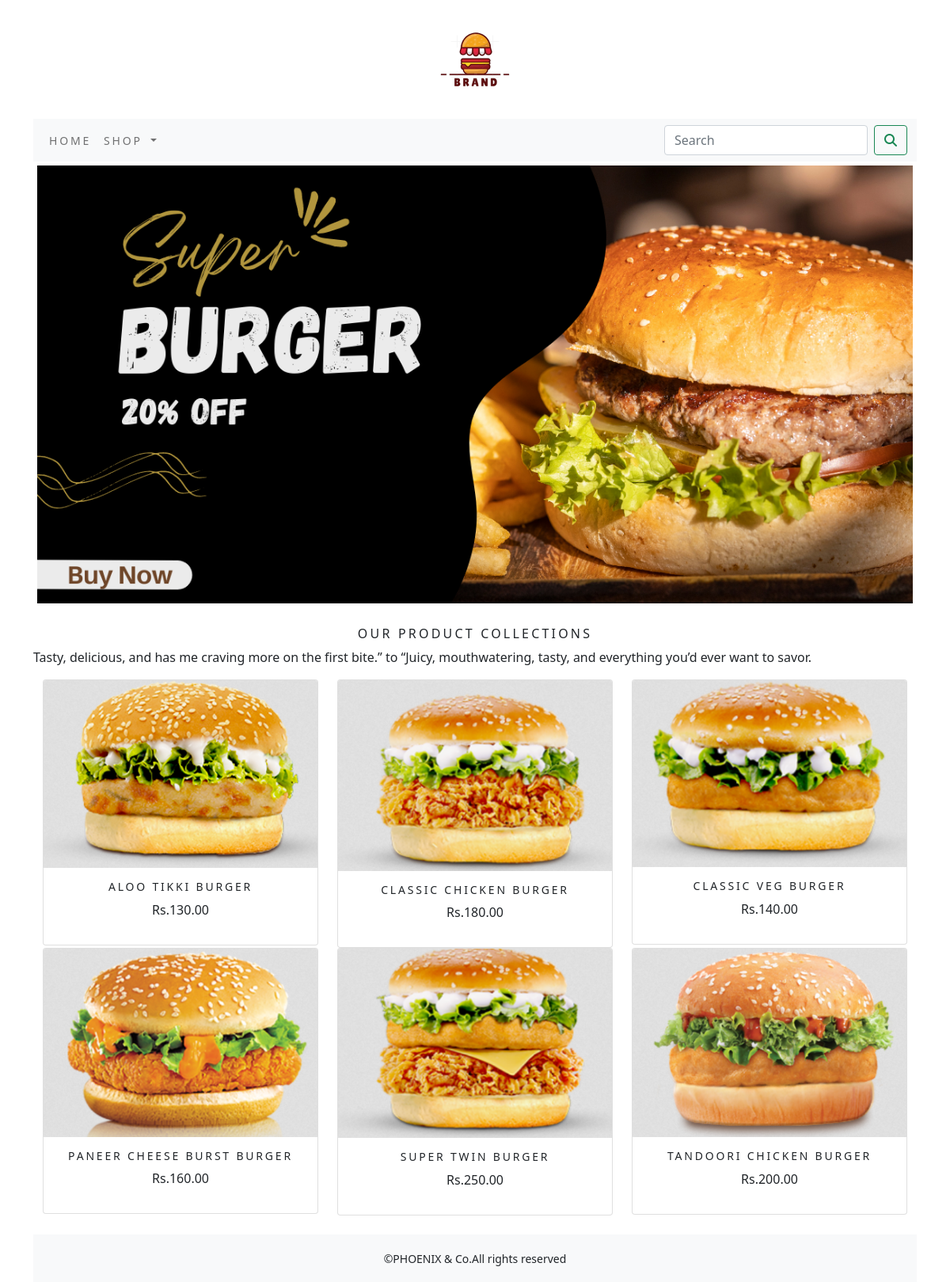
The app's page /shop/ with its own data.
### shop/models.py (models this page shows, shortened)
class Product(models.Model):
    name=models.CharField(max_length=250,unique=True)
    slug=models.SlugField(max_length=250,unique=True)
    description=models.TextField(blank=True)
    price=models.DecimalField(max_digits=10,decimal_places=2)
    category=models.ForeignKey(Category,on_delete=models.CASCADE)
    image=models.ImageField(upload_to='product',blank=True)
    stock=models.IntegerField()
    available=models.BooleanField(default=True)
    created=models.DateTimeField(auto_now_add=True)
    updated=models.DateTimeField(auto_now=True)
    class Meta:
        ordering=('name',)
        verbose_name='product'
        verbose_name_plural='products'
    def get_url(self):
        return reverse('shop:prodcatdetail',args=[self.category.slug,self.slug])

### shop/views.py (the view)
# urls.py: path('',views.allprodcat,name='allprodcat'),
def allprodcat(request,c_slug=None):
    c_page=None
    products_list=None
    if c_slug !=None:
        c_page=get_object_or_404(Category,slug=c_slug)
        products_list=Product.objects.all().filter(category=c_page,available=True)
    else:
        products_list = Product.objects.all().filter(available=True)
    paginator=Paginator(products_list,6)
    try:
        page=int(request.GET.get('page','1'))
    except:
        page=1
    try:
        products=paginator.page(page)
    except (EmptyPage,InvalidPage):
        products=paginator.page(paginator.num_pages)
    return render(request,'category.html',{'category':c_page,'products':products})

### cart/context_processors.py (called while the page is built)
def counter(request):
    item_count=0
    if 'admin' in request.path:
        return {}
    else:
        try:
            cart=Cart.objects.filter(cart_id=_cart_id(request))
            cart_items=CartItem.objects.all().filter(cart=cart[:1])
            for cart_item in cart_items:
                item_count += cart_item.quantity
        except Cart.DoesNotExist:
            item_count=0
    return dict(item_count=item_count)

### cart/views.py (called while the page is built)
def _cart_id(request):
    cart=request.session.session_key
    if not cart:
        cart=request.session.create()
    return cart

### shop/context_processors.py (called while the page is built)
def menu_links(request):
    links=Category.objects.all()
    return dict(links=links)

### shop/models.py (called while the page is built)
    def get_url(self):
        return reverse('shop:products_by_category',args=[self.slug])

### templates/category.html (shortened to what this page needs)
{% extends 'base.html' %}
{% load static %}
{% block content %}
<div class="mx_auto">
    {% if category %}
       <img class="my_image" src="{{category.image.url}}" alt="{{category.name}}" width="100px" height="400px">
</div>
<br>
<div>
    <h1 class="text-center my_title">{{category.name}}</h1>
    <p class="text-justify">{{category.description}}</p>
</div>
    {% else %}
<div>
    <img class="my_image my_image_padding" src="{% static 'img/banner.png' %}" width="1330px" height="600px" alt="our products" >
</div>
<br>
<div>
    <h1 class="text-center my_title">Our product collections</h1>
    <p class="text-justify">Tasty, delicious, and has me craving more on the first bite.” to “Juicy, mouthwatering, tasty, and everything you’d ever want to savor.</p>
</div>
{% endif %}
<div class="container">
    <div class="row mx_auto">
        {% for product in products.object_list %}
        <div class="my_bottom_margin col-9 col-sm-12 col-md-4 xol-lg-4">
            <div class="card text-center" style="min-width:18rem;">
                <a href="{{product.get_url}}"><img class="card-img-top my_image" src="{{product.image.url}}" alt="{{product.name}}" style="width=600px; height=400px;" ></a>
            <div class="card-body">
            <h4>{{product.name}}</h4>
            <p>Rs.{{product.price}}</p>
            </div>
            </div>
        </div>
        {% endfor %}
    </div>
    <br>
</div>
{% endblock %}

### templates/base.html (shortened to what this page needs)
{% load static %}
<!DOCTYPE html>
<html lang="en">
<head>
    <link href="{% static 'css/custom.css' %}" rel="stylesheet">
    <link href="{% static 'css/bootstrap.min.css' %}" rel="stylesheet">
</head>
<body>
<div class="container">
<div>
    {% include 'header.html' %}
    {% include 'navbar.html' %}
    {% block content %}
    {% endblock %}
</div>
</div>
    {% include 'footer.html' %}
</body>
</html>

### templates/header.html
{% load static %}
<header>
    <center>
        <a href="{% url 'shop:allprodcat' %}"></a><img src="{% static 'img/logo.png' %}" height="150px" width="150px" alt="logoimg">
    </center>
</header>

### templates/navbar.html (shortened to what this page needs)
{% load static %}
<nav class="navbar navbar-expand-lg navbar-light bg-light">
  <div class="container-fluid">
    <div class="collapse navbar-collapse" id="navbarSupportedContent">
      <ul class="navbar-nav me-auto mb-2 mb-lg-0">
        <li class="nav-item">
          <a class="nav-link" href="{% url 'shop:allprodcat' %}">Home</a>
        </li>
        <li class="nav-item dropdown {% if 'shop' in request.path %}active{% endif %}">
          <a class="nav-link dropdown-toggle" href="#" id="navbarDropdown" role="button" data-bs-toggle="dropdown" aria-expanded="false">
            Shop
          </a>
        </li>
      </ul>
      <form class="d-flex" action="{% url 'search_app:SearchResults' %}" method="get">
        <input class="form-control me-2" type="search" placeholder="Search" name='q' aria-label="Search">
        <button class="btn btn-outline-success" type="submit"><i class="fa fa-search"></i></button>
      </form>
    </div>
  </div>
</nav>

### templates/footer.html
<div class="footer navbar-fixed-bottom my_footer">
    <p class="text-center">&copy;PHOENIX & Co.All rights reserved</p>
</div>

### static/css/custom.css (style rules this page uses)
body { font-family: 'Roboto', sans-serif; }
.nav-item { letter-spacing: .2em; font-size:14px; text-transform:uppercase; }
.my_footer { background-color:#f8f9fa; height:60px; }
.my_footer p { padding-top:20px; font-size:14px; }
.my_image { width:100%; height:auto; }
.my_title { font-size:16px; text-transform:uppercase; letter-spacing:.2em; }
.my_image_padding { padding:5px; }
.my_bottom_margin { margin-bottom; }
.card-body h4 { font-size:14px; text-transform:uppercase; letter-spacing:.2em; }

### records on screen
Product: image (picture), name "ALOO TIKKI BURGER", price "130.00"
Product: image (picture), name "CLASSIC CHICKEN BURGER", price "180.00"
Product: image (picture), name "CLASSIC VEG BURGER", price "140.00"
Product: image (picture), name "PANEER CHEESE BURST BURGER", price "160.00"
Product: image (picture), name "SUPER TWIN BURGER", price "250.00"
Product: image (picture), name "TANDOORI CHICKEN BURGER", price "200.00"
